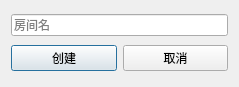
<?xml version="1.0" encoding="UTF-8"?>
<ui version="4.0">
 <class>RoomDialogWidget</class>
 <widget class="QDialog" name="RoomDialogWidget">
  <property name="geometry">
   <rect>
    <x>0</x>
    <y>0</y>
    <width>239</width>
    <height>87</height>
   </rect>
  </property>
  <property name="windowTitle">
   <string>Dialog</string>
  </property>
  <layout class="QGridLayout" name="gridLayout">
   <item row="0" column="0" colspan="2">
    <widget class="QLineEdit" name="leRoomName">
     <property name="placeholderText">
      <string>房间名</string>
     </property>
    </widget>
   </item>
   <item row="1" column="0">
    <widget class="QPushButton" name="btnCreate">
     <property name="text">
      <string>创建</string>
     </property>
    </widget>
   </item>
   <item row="1" column="1">
    <widget class="QPushButton" name="btnWithdaw">
     <property name="text">
      <string>取消</string>
     </property>
    </widget>
   </item>
  </layout>
 </widget>
 <resources/>
 <connections/>
</ui>
